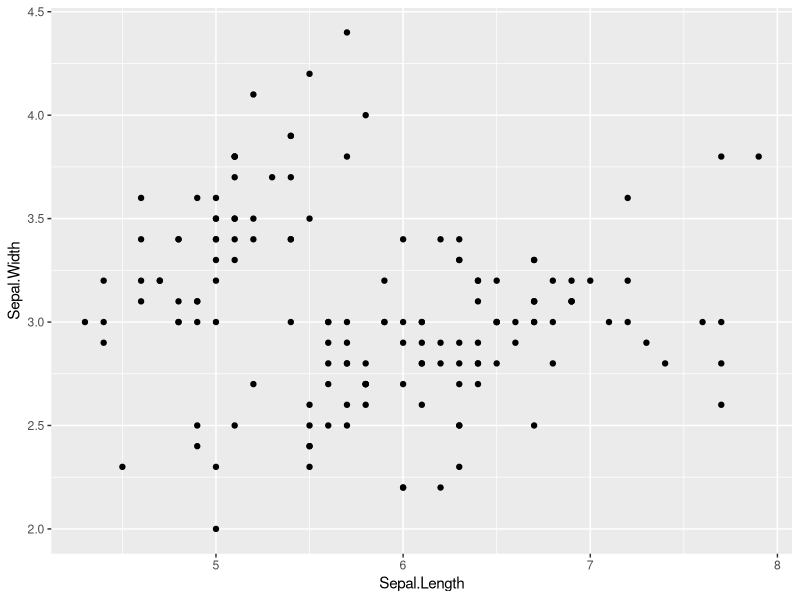

R code for this plot:
## ---- chunk 1
x <- 2+2
x + 3
## ---- chunk 2
ggplot2::qplot(data = iris, x = Sepal.Length, y = Sepal.Width)
